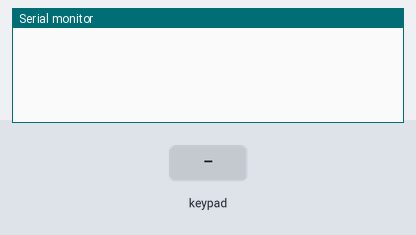
The sketch below on a simulated Arduino Uno, built with avr-gcc and run on an emulated ATmega328P. Shown: the last lines printed to the serial monitor. The inputs (shaded band) are chosen by the test bench.

Above: at 1.2 s.
1.3 s: key '1' pressed
At 2.5 s:
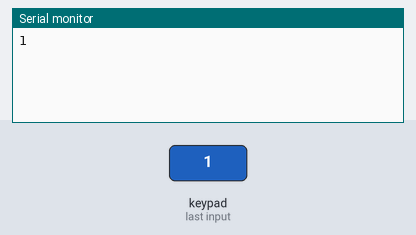
2.8 s: keypad keys 3 2 1 0 A pressed 0.4 s apart
At 4.7 s:
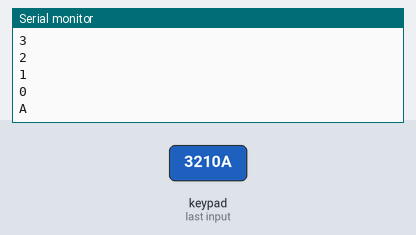
6.3 s: key 'F' pressed
At 7.5 s:
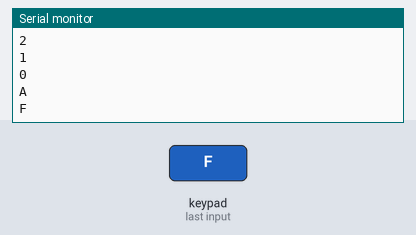
7.8 s: keypad keys 3 2 1 0 D pressed 0.4 s apart
At 10.0 s:
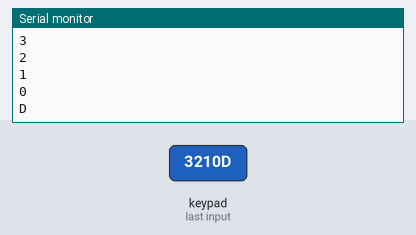
11.3 s: key 'E' pressed
At 12.5 s:
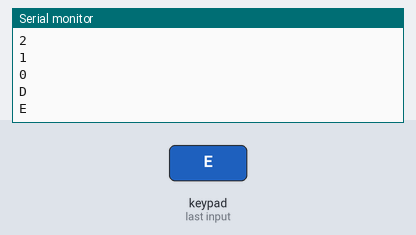
12.8 s: key 'B' pressed
At 13.8 s:
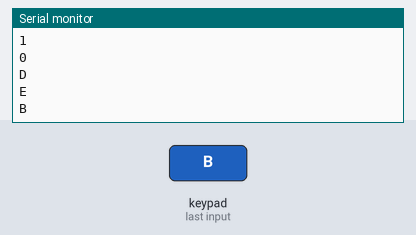
Timing chart, 0 to 15.3 s (numbered marks = the images above; inputs shaded):
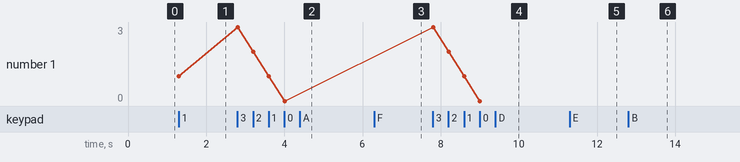

The sketch:

keypadtest1.ino
```cpp
#include <Keypad.h>

const byte ROWS = 4; //four rows
const byte COLS = 4; //three columns
char keys[ROWS][COLS] =
{
  {'1', '2', '3', 'F'},
  {'4', '5', '6', 'E'},
  {'7', '8', '9', 'D'},
  {'A', '0', 'B', 'C'}
};
byte rowPins[ROWS] = {3, 2, 1, 0}; //connect to the row pinouts of the keypad
byte colPins[COLS] = {7, 6, 5, 4}; //connect to the column pinouts of the keypad

Keypad keypad = Keypad( makeKeymap(keys), rowPins, colPins, ROWS, COLS );

void setup()
{
  Serial.begin(9600);
}

void loop()
{
  char key = keypad.getKey();

  if (key != NO_KEY) {
    Serial.println(key);
  }
}
```

Measured:
- after the input at 1.3 s, the serial monitor: prints a new line at once (image 1)
- after the input at 2.8 s, the serial monitor: prints a new line at once (image 2)
- after the input at 6.3 s, the serial monitor: prints a new line at once (image 3)
- after the input at 7.8 s, the serial monitor: prints a new line at once (image 4)
- after the input at 11.3 s, the serial monitor: prints a new line at once (image 5)
- after the input at 12.8 s, the serial monitor: prints a new line at once (image 6)
- plotted number 1: 1 → 0 after the input at 2.8 s
